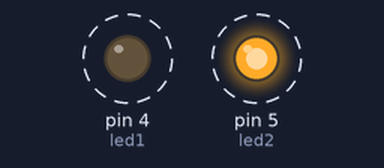
The sketch below on a simulated Arduino Uno, built with avr-gcc and run on an emulated ATmega328P. On the bench: output pins drawn as LEDs (lit = HIGH). Dashed ring = blinking.

Above: at 0.2 s.
Timing chart, 0 to 4.6 s (numbered marks = the images above):
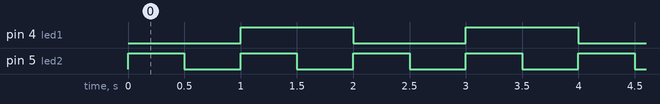

The sketch:

MultiTimers.ino
```cpp
/*
Example of Clear Timer on Compare Match (CTC Mode) using the hardware Timer1

The Math:

	(timer speed (Hz)) = (Arduino Clock Speed (16MHz)) / pre-scaler
	interrup freq (Hz) = (Arduino Clock Speed (16MHz)) / (pre-scaler * (compare match register + 1))
	compare match register = (16,000,000Hz / (prescaler * derived interrupt freq)) - 1
	pre-scalars can be 1, 8, 64, 256, 1024 set in CS12, CS11 and CS10

	CS12	CS11	CS10
	0		0		0		No clock source (Timer/Counter stopped)
	0		0		1		clk/1 - No pre-scaler
	0		1		0		clk/8
	0		1		1		clk/64
	1		0		0		clk/256
	1		0		1		clk/1024
	1		1		0		external clock source on T1 pin. Clock on falling edge
	1		1		1		external clock source on T1 pin. Clock on rising edge
*/

int led1 = 4;
int led2 = 5;
boolean toggle1 = 0;

void setup()
{
  pinMode(led1, OUTPUT);
  pinMode(led2, OUTPUT);
  cli(); // stop interrupts

  // set timer1 at 1Hz
  TCCR1A = 0;  // Set Timer 1's A control register to 0
  TCCR1B = 0;  // same for B
  // set compare match registers for 1Hz intervals
  OCR1A = 15624; // = (16*10^6)/(1*1024) -1 (must be < 65535)
  // turn on CTC mode
  TCCR1B |= (1 << WGM12);
  // set CS12 and CS10 bits for 1024 prescalar
  TCCR1B |= (1 << CS12) | (1 << CS10);
  // enable timer compare interrupt
  TIMSK1 |= (1 << OCIE1A);

  sei(); // allow interrupts
}

// define Interrupt Service Routine.  Generates output pulses of 1Hz/2 = 0.5Hz.
ISR(TIMER1_COMPA_vect)
{
	if (toggle1)
	{
		digitalWrite(led1, HIGH);
		toggle1 = 0;
	} else {
		digitalWrite(led1, LOW);
		toggle1 = 1;
	}
}

void loop()
{
  digitalWrite(led2, HIGH);   // turn the LED on (HIGH is the voltage level)
  delay(500);               // wait for a second
  digitalWrite(led2, LOW);    // turn the LED off by making the voltage LOW
  delay(500);               // wait for a second
}
```

Measured:
- by itself, pin 4 (led1): alternates HIGH for 1.0 s and LOW for 1.0 s
- by itself, pin 5 (led2): alternates HIGH for 0.50 s and LOW for 0.50 s
- by itself, everything shown: repeats every 2.0 s, in 6 steps
